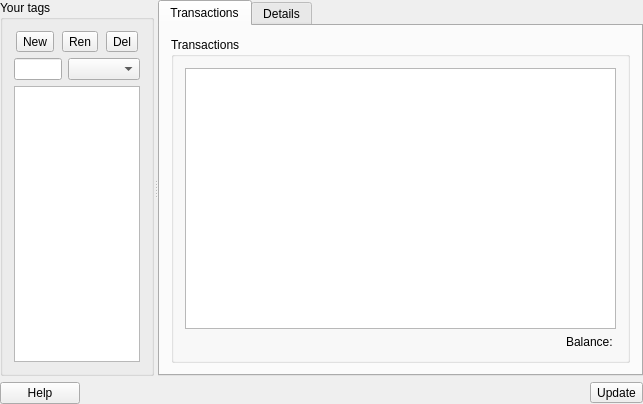
<?xml version="1.0" encoding="UTF-8"?>
<ui version="4.0">
 <class>KTagsView</class>
 <widget class="QWidget" name="KTagsView">
  <property name="geometry">
   <rect>
    <x>0</x>
    <y>0</y>
    <width>643</width>
    <height>404</height>
   </rect>
  </property>
  <layout class="QVBoxLayout" name="verticalLayout_3">
   <property name="leftMargin">
    <number>0</number>
   </property>
   <property name="topMargin">
    <number>0</number>
   </property>
   <property name="rightMargin">
    <number>0</number>
   </property>
   <property name="bottomMargin">
    <number>0</number>
   </property>
   <item>
    <layout class="QVBoxLayout" name="verticalLayout">
     <item>
      <widget class="QSplitter" name="m_splitter">
       <property name="orientation">
        <enum>Qt::Horizontal</enum>
       </property>
       <property name="childrenCollapsible">
        <bool>false</bool>
       </property>
       <widget class="QGroupBox" name="groupBox1">
        <property name="sizePolicy">
         <sizepolicy hsizetype="Expanding" vsizetype="Expanding">
          <horstretch>1</horstretch>
          <verstretch>1</verstretch>
         </sizepolicy>
        </property>
        <property name="title">
         <string>Your tags</string>
        </property>
        <layout class="QVBoxLayout">
         <item>
          <layout class="QHBoxLayout">
           <item>
            <widget class="QToolButton" name="m_newButton">
             <property name="sizePolicy">
              <sizepolicy hsizetype="Fixed" vsizetype="Fixed">
               <horstretch>0</horstretch>
               <verstretch>0</verstretch>
              </sizepolicy>
             </property>
             <property name="text">
              <string>New</string>
             </property>
            </widget>
           </item>
           <item>
            <widget class="QToolButton" name="m_renameButton">
             <property name="sizePolicy">
              <sizepolicy hsizetype="Fixed" vsizetype="Fixed">
               <horstretch>0</horstretch>
               <verstretch>0</verstretch>
              </sizepolicy>
             </property>
             <property name="text">
              <string>Ren</string>
             </property>
            </widget>
           </item>
           <item>
            <widget class="QToolButton" name="m_deleteButton">
             <property name="sizePolicy">
              <sizepolicy hsizetype="Fixed" vsizetype="Fixed">
               <horstretch>0</horstretch>
               <verstretch>0</verstretch>
              </sizepolicy>
             </property>
             <property name="text">
              <string>Del</string>
             </property>
            </widget>
           </item>
          </layout>
         </item>
         <item>
          <layout class="QHBoxLayout" name="m_listTopHLayout">
           <item>
            <widget class="QLineEdit" name="m_searchWidget">
             <property name="clearButtonEnabled">
              <bool>true</bool>
             </property>
            </widget>
           </item>
           <item>
            <widget class="QComboBox" name="m_filterBox"/>
           </item>
          </layout>
         </item>
         <item>
          <widget class="QListView" name="m_tagsList"/>
         </item>
        </layout>
       </widget>
       <widget class="QTabWidget" name="m_tabWidget">
        <property name="sizePolicy">
         <sizepolicy hsizetype="Expanding" vsizetype="Expanding">
          <horstretch>2</horstretch>
          <verstretch>1</verstretch>
         </sizepolicy>
        </property>
        <property name="currentIndex">
         <number>0</number>
        </property>
        <widget class="QWidget" name="tab">
         <attribute name="title">
          <string>Transactions</string>
         </attribute>
         <layout class="QVBoxLayout">
          <item>
           <widget class="QGroupBox" name="transactionGroup">
            <property name="title">
             <string>Transactions</string>
            </property>
            <layout class="QVBoxLayout">
             <property name="spacing">
              <number>6</number>
             </property>
             <property name="leftMargin">
              <number>11</number>
             </property>
             <property name="topMargin">
              <number>11</number>
             </property>
             <property name="rightMargin">
              <number>11</number>
             </property>
             <property name="bottomMargin">
              <number>11</number>
             </property>
             <item>
              <layout class="QVBoxLayout">
               <property name="spacing">
                <number>6</number>
               </property>
               <property name="leftMargin">
                <number>0</number>
               </property>
               <property name="topMargin">
                <number>0</number>
               </property>
               <property name="rightMargin">
                <number>0</number>
               </property>
               <property name="bottomMargin">
                <number>0</number>
               </property>
               <item>
                <widget class="LedgerView" name="m_register"/>
               </item>
               <item>
                <widget class="QLabel" name="m_balanceLabel">
                 <property name="text">
                  <string>Balance: </string>
                 </property>
                 <property name="alignment">
                  <set>Qt::AlignRight|Qt::AlignTrailing|Qt::AlignVCenter</set>
                 </property>
                 <property name="wordWrap">
                  <bool>false</bool>
                 </property>
                </widget>
               </item>
              </layout>
             </item>
            </layout>
           </widget>
          </item>
         </layout>
        </widget>
        <widget class="QWidget" name="tab1">
         <attribute name="title">
          <string>Details</string>
         </attribute>
         <layout class="QVBoxLayout">
          <item>
           <widget class="QGroupBox" name="detailsGroup">
            <property name="title">
             <string>Tag configuration</string>
            </property>
            <layout class="QGridLayout">
             <property name="leftMargin">
              <number>11</number>
             </property>
             <property name="topMargin">
              <number>11</number>
             </property>
             <property name="rightMargin">
              <number>11</number>
             </property>
             <property name="bottomMargin">
              <number>11</number>
             </property>
             <property name="spacing">
              <number>6</number>
             </property>
             <item row="2" column="1">
              <widget class="KTextEdit" name="m_notes"/>
             </item>
             <item row="1" column="0">
              <widget class="QCheckBox" name="m_closed">
               <property name="text">
                <string>Closed</string>
               </property>
              </widget>
             </item>
             <item row="2" column="0">
              <widget class="QLabel" name="label_3">
               <property name="text">
                <string>Notes</string>
               </property>
               <property name="alignment">
                <set>Qt::AlignLeading|Qt::AlignLeft|Qt::AlignTop</set>
               </property>
              </widget>
             </item>
             <item row="0" column="0">
              <widget class="QLabel" name="TextLabel4">
               <property name="sizePolicy">
                <sizepolicy hsizetype="Fixed" vsizetype="Minimum">
                 <horstretch>0</horstretch>
                 <verstretch>0</verstretch>
                </sizepolicy>
               </property>
               <property name="minimumSize">
                <size>
                 <width>90</width>
                 <height>0</height>
                </size>
               </property>
               <property name="text">
                <string>Tag color:</string>
               </property>
               <property name="alignment">
                <set>Qt::AlignLeading|Qt::AlignLeft|Qt::AlignTop</set>
               </property>
               <property name="wordWrap">
                <bool>false</bool>
               </property>
              </widget>
             </item>
             <item row="0" column="2">
              <spacer name="horizontalSpacer">
               <property name="orientation">
                <enum>Qt::Horizontal</enum>
               </property>
               <property name="sizeHint" stdset="0">
                <size>
                 <width>40</width>
                 <height>20</height>
                </size>
               </property>
              </spacer>
             </item>
             <item row="0" column="1">
              <widget class="KColorButton" name="m_colorbutton"/>
             </item>
            </layout>
           </widget>
          </item>
          <item>
           <spacer name="spacer6">
            <property name="orientation">
             <enum>Qt::Vertical</enum>
            </property>
            <property name="sizeType">
             <enum>QSizePolicy::Expanding</enum>
            </property>
            <property name="sizeHint" stdset="0">
             <size>
              <width>21</width>
              <height>20</height>
             </size>
            </property>
           </spacer>
          </item>
         </layout>
        </widget>
       </widget>
      </widget>
     </item>
     <item>
      <layout class="QHBoxLayout">
       <item>
        <widget class="QPushButton" name="m_helpButton">
         <property name="sizePolicy">
          <sizepolicy hsizetype="Minimum" vsizetype="Fixed">
           <horstretch>0</horstretch>
           <verstretch>0</verstretch>
          </sizepolicy>
         </property>
         <property name="text">
          <string>Help</string>
         </property>
        </widget>
       </item>
       <item>
        <spacer name="spacer14">
         <property name="orientation">
          <enum>Qt::Horizontal</enum>
         </property>
         <property name="sizeType">
          <enum>QSizePolicy::Expanding</enum>
         </property>
         <property name="sizeHint" stdset="0">
          <size>
           <width>260</width>
           <height>21</height>
          </size>
         </property>
        </spacer>
       </item>
       <item>
        <widget class="QToolButton" name="m_updateButton">
         <property name="sizePolicy">
          <sizepolicy hsizetype="Preferred" vsizetype="Fixed">
           <horstretch>0</horstretch>
           <verstretch>0</verstretch>
          </sizepolicy>
         </property>
         <property name="text">
          <string>Update</string>
         </property>
         <property name="toolButtonStyle">
          <enum>Qt::ToolButtonTextBesideIcon</enum>
         </property>
        </widget>
       </item>
      </layout>
     </item>
    </layout>
   </item>
  </layout>
 </widget>
 <layoutdefault spacing="6" margin="11"/>
 <customwidgets>
  <customwidget>
   <class>KTextEdit</class>
   <extends>QTextEdit</extends>
   <header>ktextedit.h</header>
  </customwidget>
  <customwidget>
   <class>KColorButton</class>
   <extends>QPushButton</extends>
   <header>kcolorbutton.h</header>
  </customwidget>
  <customwidget>
   <class>LedgerView</class>
   <extends>QTableView</extends>
   <header>ledgerview.h</header>
  </customwidget>
 </customwidgets>
 <includes>
  <include location="local">../widgets/kmymoneyaccountcombo.h</include>
 </includes>
 <resources/>
 <connections/>
</ui>
